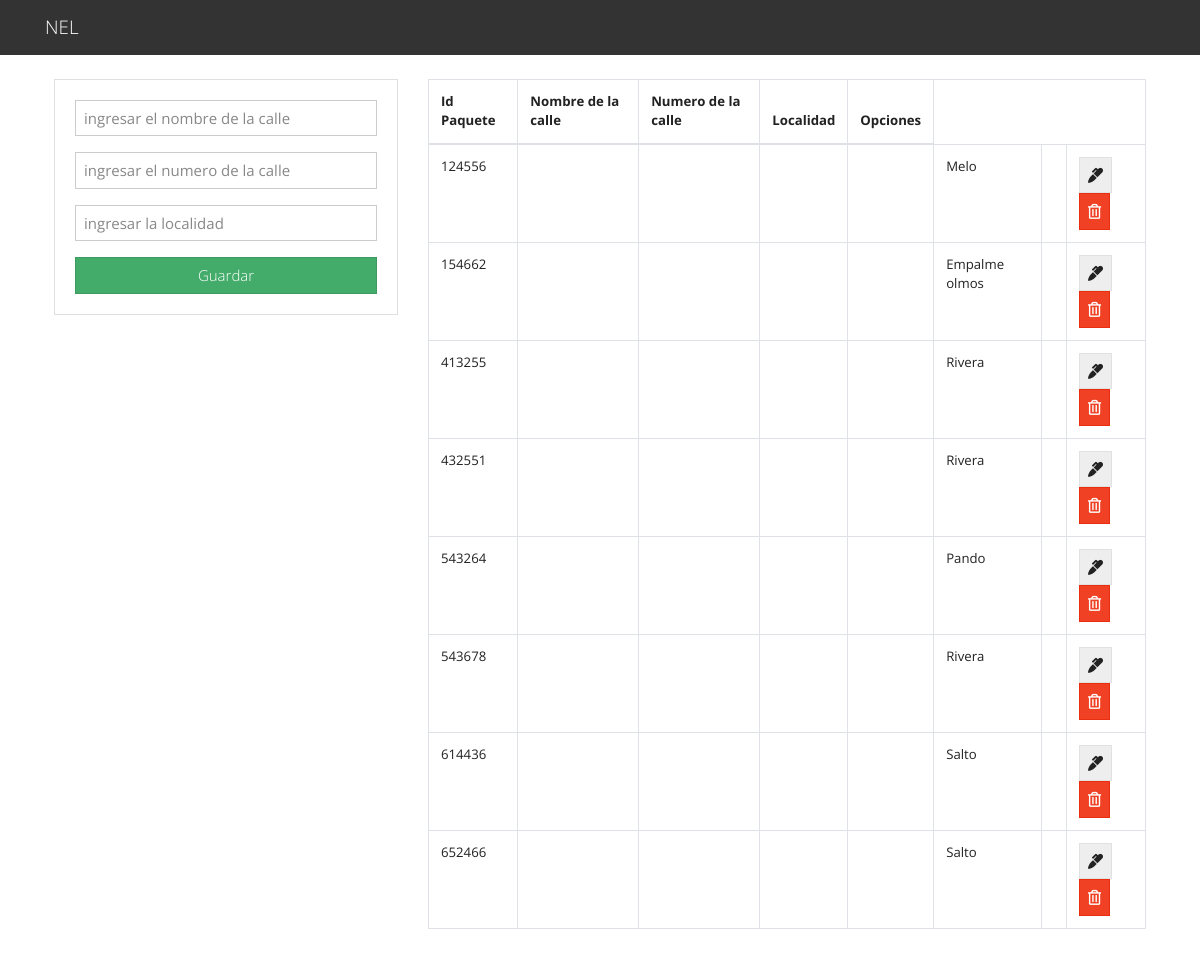
Page /view/home/gestionDireccion.php on the committed database.
### tables this page shows
CREATE TABLE `direccion` (
  `id_paquete` int(10) NOT NULL,
  `calle` varchar(20) NOT NULL,
  `numero` int(10) NOT NULL,
  `localidad` varchar(20) NOT NULL
);

### view/home/gestionDireccion.php (the view, shortened to what this page needs)
<?php include("config\usersDB.php"); ?>
<?php include('includes\header.php'); ?>
<main class="container p-4">
  <div class="row">
    <div class="col-md-4">
      <div class="card card-body">
        <form action="save_direccion.php" method="POST">
          <div class="form-group">
            <input type="text" name="nomb_calle" class="form-control" placeholder="ingresar el nombre de la calle" autofocus>
          </div>
          <div class="form-group">
            <input type="text" name="num_calle" class="form-control" placeholder="ingresar el numero de la calle" autofocus>
          </div>
          <div class="form-group">
            <input type="text" name="localidad" class="form-control" placeholder="ingresar la localidad" autofocus>
          </div>
          <input type="submit" name="save_direccion" class="btn btn-success btn-block" value="Guardar">
        </form>
      </div>
    </div>
    <div class="col-md-8">
      <table class="table table-bordered">
        <thead>
          <tr>
            <th>Id Paquete</th>
            <th>Nombre de la calle</th>
            <th>Numero de la calle</th>
            <th>Localidad</th>
            <th>Opciones</th>
          </tr>
        </thead>
        <tbody>
          <?php
          $query = "SELECT * FROM Direccion";
          $result_tasks = mysqli_query($conn, $query);
          while($row = mysqli_fetch_assoc($result_tasks)) { ?>
          <tr>
            <td><?php echo $row['id_paquete']; ?></td>
            <td><?php echo $row['estado']; ?></td>
            <td><?php echo $row['nomb_calle']; ?></td>
            <td><?php echo $row['num_calle']; ?></td>
            <td><?php echo $row['departamento']; ?></td>
            <td><?php echo $row['localidad']; ?></td>
            <td><?php echo $row['fecha_registro']; ?></td>
            <td>
              <a href="edit_paquete.php?id_paquete=<?php echo $row['id_paquete']?>" class="btn btn-secondary">
                <i class="fas fa-marker"></i>
              </a>
              <a href="delete_paquete.php?id_paquete=<?php echo $row['id_paquete']?>" class="btn btn-danger">
                <i class="far fa-trash-alt"></i>
              </a>
            </td>
          </tr>
          <?php } ?>
        </tbody>
      </table>
    </div>
  </div>
</main>
<?php include('includes\footer.php'); ?>

### view/home/includes/header.php (shortened to what this page needs)
<!DOCTYPE html>
<html lang="en">
  <head>
    <link rel="stylesheet" href="https://bootswatch.com/4/yeti/bootstrap.min.css">
    <link rel="stylesheet" href="https://use.fontawesome.com/releases/v5.6.3/css/all.css">
  </head>
  <body>
    <nav class="navbar navbar-dark bg-dark">
      <div class="container">
        <a class="navbar-brand" href="index.php">NEL</a>
      </div>
    </nav>

### view/home/includes/footer.php (shortened to what this page needs)
</body>
</html>

### rows in the picture
direccion: id_paquete "124556", localidad "Melo"
direccion: id_paquete "154662", localidad "Empalme olmos"
direccion: id_paquete "413255", localidad "Rivera"
direccion: id_paquete "432551", localidad "Rivera"
direccion: id_paquete "543264", localidad "Pando"
direccion: id_paquete "543678", localidad "Rivera"
direccion: id_paquete "614436", localidad "Salto"
direccion: id_paquete "652466", localidad "Salto"
